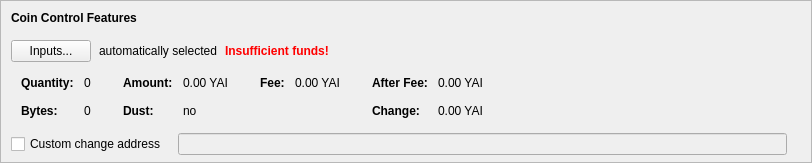
      <widget class="QFrame" name="frameCoinControl">
       <property name="sizePolicy">
        <sizepolicy hsizetype="Expanding" vsizetype="Fixed">
         <horstretch>0</horstretch>
         <verstretch>0</verstretch>
        </sizepolicy>
       </property>
       <property name="maximumSize">
        <size>
         <width>16777215</width>
         <height>16777215</height>
        </size>
       </property>
       <property name="frameShape">
        <enum>QFrame::StyledPanel</enum>
       </property>
       <property name="frameShadow">
        <enum>QFrame::Sunken</enum>
       </property>
       <layout class="QVBoxLayout" name="verticalLayoutCoinControl2">
        <property name="spacing">
         <number>0</number>
        </property>
        <property name="leftMargin">
         <number>0</number>
        </property>
        <property name="topMargin">
         <number>0</number>
        </property>
        <property name="rightMargin">
         <number>0</number>
        </property>
        <property name="bottomMargin">
         <number>6</number>
        </property>
        <item>
         <layout class="QVBoxLayout" name="verticalLayoutCoinControl" stretch="0,0,0,0,0">
          <property name="spacing">
           <number>0</number>
          </property>
          <property name="leftMargin">
           <number>10</number>
          </property>
          <property name="topMargin">
           <number>10</number>
          </property>
          <item>
           <layout class="QHBoxLayout" name="horizontalLayoutCoinControl1">
            <property name="bottomMargin">
             <number>15</number>
            </property>
            <item>
             <widget class="QLabel" name="labelCoinControlFeatures">
              <property name="sizePolicy">
               <sizepolicy hsizetype="Preferred" vsizetype="Maximum">
                <horstretch>0</horstretch>
                <verstretch>0</verstretch>
               </sizepolicy>
              </property>
              <property name="font">
               <font>
                <weight>75</weight>
                <bold>true</bold>
               </font>
              </property>
              <property name="styleSheet">
               <string notr="true">font-weight:bold;</string>
              </property>
              <property name="text">
               <string>Coin Control Features</string>
              </property>
             </widget>
            </item>
           </layout>
          </item>
          <item>
           <layout class="QHBoxLayout" name="horizontalLayoutCoinControl2" stretch="0,0,0,0">
            <property name="spacing">
             <number>8</number>
            </property>
            <property name="bottomMargin">
             <number>10</number>
            </property>
            <item>
             <widget class="QPushButton" name="pushButtonCoinControl">
              <property name="styleSheet">
               <string notr="true"/>
              </property>
              <property name="text">
               <string>Inputs...</string>
              </property>
              <property name="autoDefault">
               <bool>false</bool>
              </property>
             </widget>
            </item>
            <item>
             <widget class="QLabel" name="labelCoinControlAutomaticallySelected">
              <property name="text">
               <string>automatically selected</string>
              </property>
              <property name="margin">
               <number>5</number>
              </property>
             </widget>
            </item>
            <item>
             <widget class="QLabel" name="labelCoinControlInsuffFunds">
              <property name="font">
               <font>
                <weight>75</weight>
                <bold>true</bold>
               </font>
              </property>
              <property name="styleSheet">
               <string notr="true">color:red;font-weight:bold;</string>
              </property>
              <property name="text">
               <string>Insufficient funds!</string>
              </property>
              <property name="margin">
               <number>5</number>
              </property>
             </widget>
            </item>
            <item>
             <spacer name="horizontalSpacerCoinControl">
              <property name="orientation">
               <enum>Qt::Horizontal</enum>
              </property>
              <property name="sizeHint" stdset="0">
               <size>
                <width>40</width>
                <height>1</height>
               </size>
              </property>
             </spacer>
            </item>
           </layout>
          </item>
          <item>
           <widget class="QWidget" name="widgetCoinControl" native="true">
            <property name="sizePolicy">
             <sizepolicy hsizetype="Preferred" vsizetype="Preferred">
              <horstretch>0</horstretch>
              <verstretch>0</verstretch>
             </sizepolicy>
            </property>
            <property name="minimumSize">
             <size>
              <width>0</width>
              <height>0</height>
             </size>
            </property>
            <property name="styleSheet">
             <string notr="true"/>
            </property>
            <layout class="QHBoxLayout" name="horizontalLayoutCoinControl5">
             <property name="leftMargin">
              <number>0</number>
             </property>
             <property name="topMargin">
              <number>0</number>
             </property>
             <property name="rightMargin">
              <number>0</number>
             </property>
             <property name="bottomMargin">
              <number>0</number>
             </property>
             <item>
              <layout class="QHBoxLayout" name="horizontalLayoutCoinControl3" stretch="0,0,0,1">
               <property name="spacing">
                <number>20</number>
               </property>
               <property name="topMargin">
                <number>0</number>
               </property>
               <property name="bottomMargin">
                <number>10</number>
               </property>
               <item>
                <layout class="QFormLayout" name="formLayoutCoinControl1">
                 <property name="horizontalSpacing">
                  <number>10</number>
                 </property>
                 <property name="verticalSpacing">
                  <number>14</number>
                 </property>
                 <property name="leftMargin">
                  <number>10</number>
                 </property>
                 <property name="topMargin">
                  <number>4</number>
                 </property>
                 <property name="rightMargin">
                  <number>6</number>
                 </property>
                 <item row="0" column="0">
                  <widget class="QLabel" name="labelCoinControlQuantityText">
                   <property name="font">
                    <font>
                     <weight>75</weight>
                     <bold>true</bold>
                    </font>
                   </property>
                   <property name="text">
                    <string>Quantity:</string>
                   </property>
                   <property name="margin">
                    <number>0</number>
                   </property>
                  </widget>
                 </item>
                 <item row="0" column="1">
                  <widget class="QLabel" name="labelCoinControlQuantity">
                   <property name="cursor">
                    <cursorShape>IBeamCursor</cursorShape>
                   </property>
                   <property name="contextMenuPolicy">
                    <enum>Qt::ActionsContextMenu</enum>
                   </property>
                   <property name="text">
                    <string notr="true">0</string>
                   </property>
                   <property name="margin">
                    <number>0</number>
                   </property>
                   <property name="textInteractionFlags">
                    <set>Qt::LinksAccessibleByMouse|Qt::TextSelectableByKeyboard|Qt::TextSelectableByMouse</set>
                   </property>
                  </widget>
                 </item>
                 <item row="1" column="0">
                  <widget class="QLabel" name="labelCoinControlBytesText">
                   <property name="font">
                    <font>
                     <weight>75</weight>
                     <bold>true</bold>
                    </font>
                   </property>
                   <property name="text">
                    <string>Bytes:</string>
                   </property>
                  </widget>
                 </item>
                 <item row="1" column="1">
                  <widget class="QLabel" name="labelCoinControlBytes">
                   <property name="cursor">
                    <cursorShape>IBeamCursor</cursorShape>
                   </property>
                   <property name="contextMenuPolicy">
                    <enum>Qt::ActionsContextMenu</enum>
                   </property>
                   <property name="text">
                    <string notr="true">0</string>
                   </property>
                   <property name="textInteractionFlags">
                    <set>Qt::LinksAccessibleByMouse|Qt::TextSelectableByKeyboard|Qt::TextSelectableByMouse</set>
                   </property>
                  </widget>
                 </item>
                </layout>
               </item>
               <item>
                <layout class="QFormLayout" name="formLayoutCoinControl2">
                 <property name="horizontalSpacing">
                  <number>10</number>
                 </property>
                 <property name="verticalSpacing">
                  <number>14</number>
                 </property>
                 <property name="leftMargin">
                  <number>6</number>
                 </property>
                 <property name="topMargin">
                  <number>4</number>
                 </property>
                 <property name="rightMargin">
                  <number>6</number>
                 </property>
                 <item row="0" column="0">
                  <widget class="QLabel" name="labelCoinControlAmountText">
                   <property name="font">
                    <font>
                     <weight>75</weight>
                     <bold>true</bold>
                    </font>
                   </property>
                   <property name="text">
                    <string>Amount:</string>
                   </property>
                   <property name="margin">
                    <number>0</number>
                   </property>
                  </widget>
                 </item>
                 <item row="0" column="1">
                  <widget class="QLabel" name="labelCoinControlAmount">
                   <property name="cursor">
                    <cursorShape>IBeamCursor</cursorShape>
                   </property>
                   <property name="contextMenuPolicy">
                    <enum>Qt::ActionsContextMenu</enum>
                   </property>
                   <property name="text">
                    <string notr="true">0.00 YAI</string>
                   </property>
                   <property name="textInteractionFlags">
                    <set>Qt::LinksAccessibleByMouse|Qt::TextSelectableByKeyboard|Qt::TextSelectableByMouse</set>
                   </property>
                  </widget>
                 </item>
                 <item row="1" column="0">
                  <widget class="QLabel" name="labelCoinControlLowOutputText">
                   <property name="font">
                    <font>
                     <weight>75</weight>
                     <bold>true</bold>
                    </font>
                   </property>
                   <property name="text">
                    <string>Dust:</string>
                   </property>
                  </widget>
                 </item>
                 <item row="1" column="1">
                  <widget class="QLabel" name="labelCoinControlLowOutput">
                   <property name="cursor">
                    <cursorShape>IBeamCursor</cursorShape>
                   </property>
                   <property name="contextMenuPolicy">
                    <enum>Qt::ActionsContextMenu</enum>
                   </property>
                   <property name="text">
                    <string notr="true">no</string>
                   </property>
                   <property name="textInteractionFlags">
                    <set>Qt::LinksAccessibleByMouse|Qt::TextSelectableByKeyboard|Qt::TextSelectableByMouse</set>
                   </property>
                  </widget>
                 </item>
                </layout>
               </item>
               <item>
                <layout class="QFormLayout" name="formLayoutCoinControl3">
                 <property name="horizontalSpacing">
                  <number>10</number>
                 </property>
                 <property name="verticalSpacing">
                  <number>14</number>
                 </property>
                 <property name="leftMargin">
                  <number>6</number>
                 </property>
                 <property name="topMargin">
                  <number>4</number>
                 </property>
                 <property name="rightMargin">
                  <number>6</number>
                 </property>
                 <item row="0" column="0">
                  <widget class="QLabel" name="labelCoinControlFeeText">
                   <property name="font">
                    <font>
                     <weight>75</weight>
                     <bold>true</bold>
                    </font>
                   </property>
                   <property name="text">
                    <string>Fee:</string>
                   </property>
                   <property name="margin">
                    <number>0</number>
                   </property>
                  </widget>
                 </item>
                 <item row="0" column="1">
                  <widget class="QLabel" name="labelCoinControlFee">
                   <property name="cursor">
                    <cursorShape>IBeamCursor</cursorShape>
                   </property>
                   <property name="contextMenuPolicy">
                    <enum>Qt::ActionsContextMenu</enum>
                   </property>
                   <property name="text">
                    <string notr="true">0.00 YAI</string>
                   </property>
                   <property name="textInteractionFlags">
                    <set>Qt::LinksAccessibleByMouse|Qt::TextSelectableByKeyboard|Qt::TextSelectableByMouse</set>
                   </property>
                  </widget>
                 </item>
                </layout>
               </item>
               <item>
                <layout class="QFormLayout" name="formLayoutCoinControl4">
                 <property name="horizontalSpacing">
                  <number>10</number>
                 </property>
                 <property name="verticalSpacing">
                  <number>14</number>
                 </property>
                 <property name="leftMargin">
                  <number>6</number>
                 </property>
                 <property name="topMargin">
                  <number>4</number>
                 </property>
                 <property name="rightMargin">
                  <number>6</number>
                 </property>
                 <item row="0" column="0">
                  <widget class="QLabel" name="labelCoinControlAfterFeeText">
                   <property name="font">
                    <font>
                     <weight>75</weight>
                     <bold>true</bold>
                    </font>
                   </property>
                   <property name="text">
                    <string>After Fee:</string>
                   </property>
                   <property name="margin">
                    <number>0</number>
                   </property>
                  </widget>
                 </item>
                 <item row="0" column="1">
                  <widget class="QLabel" name="labelCoinControlAfterFee">
                   <property name="cursor">
                    <cursorShape>IBeamCursor</cursorShape>
                   </property>
                   <property name="contextMenuPolicy">
                    <enum>Qt::ActionsContextMenu</enum>
                   </property>
                   <property name="text">
                    <string notr="true">0.00 YAI</string>
                   </property>
                   <property name="textInteractionFlags">
                    <set>Qt::LinksAccessibleByMouse|Qt::TextSelectableByKeyboard|Qt::TextSelectableByMouse</set>
                   </property>
                  </widget>
                 </item>
                 <item row="1" column="0">
                  <widget class="QLabel" name="labelCoinControlChangeText">
                   <property name="font">
                    <font>
                     <weight>75</weight>
                     <bold>true</bold>
                    </font>
                   </property>
                   <property name="text">
                    <string>Change:</string>
                   </property>
                  </widget>
                 </item>
                 <item row="1" column="1">
                  <widget class="QLabel" name="labelCoinControlChange">
                   <property name="cursor">
                    <cursorShape>IBeamCursor</cursorShape>
                   </property>
                   <property name="contextMenuPolicy">
                    <enum>Qt::ActionsContextMenu</enum>
                   </property>
                   <property name="text">
                    <string notr="true">0.00 YAI</string>
                   </property>
                   <property name="textInteractionFlags">
                    <set>Qt::LinksAccessibleByMouse|Qt::TextSelectableByKeyboard|Qt::TextSelectableByMouse</set>
                   </property>
                  </widget>
                 </item>
                </layout>
               </item>
              </layout>
             </item>
            </layout>
           </widget>
          </item>
          <item>
           <layout class="QHBoxLayout" name="horizontalLayoutCoinControl4" stretch="0,0,0">
            <property name="spacing">
             <number>12</number>
            </property>
            <property name="sizeConstraint">
             <enum>QLayout::SetDefaultConstraint</enum>
            </property>
            <property name="topMargin">
             <number>5</number>
            </property>
            <property name="rightMargin">
             <number>5</number>
            </property>
            <item>
             <widget class="QCheckBox" name="checkBoxCoinControlChange">
              <property name="toolTip">
               <string>If this is activated, but the change address is empty or invalid, change will be sent to a newly generated address.</string>
              </property>
              <property name="text">
               <string>Custom change address</string>
              </property>
             </widget>
            </item>
            <item>
             <widget class="QValidatedLineEdit" name="lineEditCoinControlChange">
              <property name="enabled">
               <bool>false</bool>
              </property>
              <property name="sizePolicy">
               <sizepolicy hsizetype="Expanding" vsizetype="Fixed">
                <horstretch>0</horstretch>
                <verstretch>0</verstretch>
               </sizepolicy>
              </property>
             </widget>
            </item>
            <item>
             <widget class="QLabel" name="labelCoinControlChangeLabel">
              <property name="sizePolicy">
               <sizepolicy hsizetype="Preferred" vsizetype="Expanding">
                <horstretch>0</horstretch>
                <verstretch>0</verstretch>
               </sizepolicy>
              </property>
              <property name="minimumSize">
               <size>
                <width>0</width>
                <height>0</height>
               </size>
              </property>
              <property name="text">
               <string/>
              </property>
              <property name="margin">
               <number>3</number>
              </property>
             </widget>
            </item>
           </layout>
          </item>
          <item>
           <spacer name="verticalSpacerCoinControl">
            <property name="orientation">
             <enum>Qt::Vertical</enum>
            </property>
            <property name="sizeHint" stdset="0">
             <size>
              <width>800</width>
              <height>1</height>
             </size>
            </property>
           </spacer>
          </item>
         </layout>
        </item>
       </layout>
      </widget>
